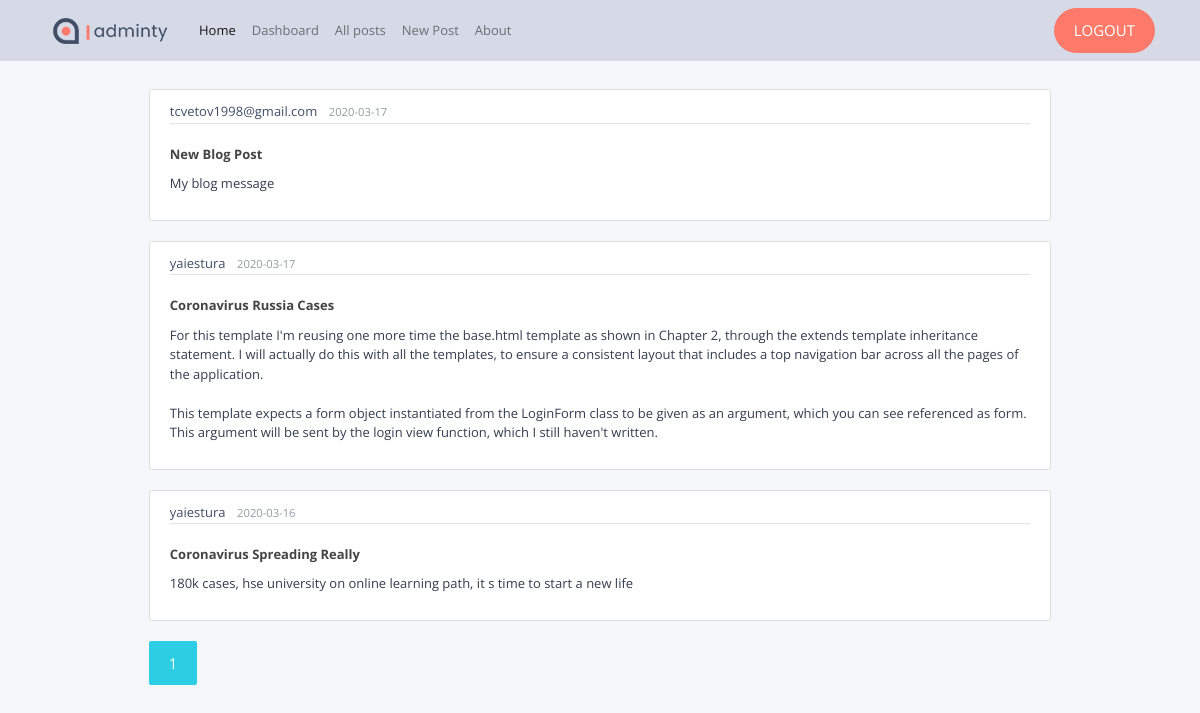
Page /posts (signed in) on the earlier database version.
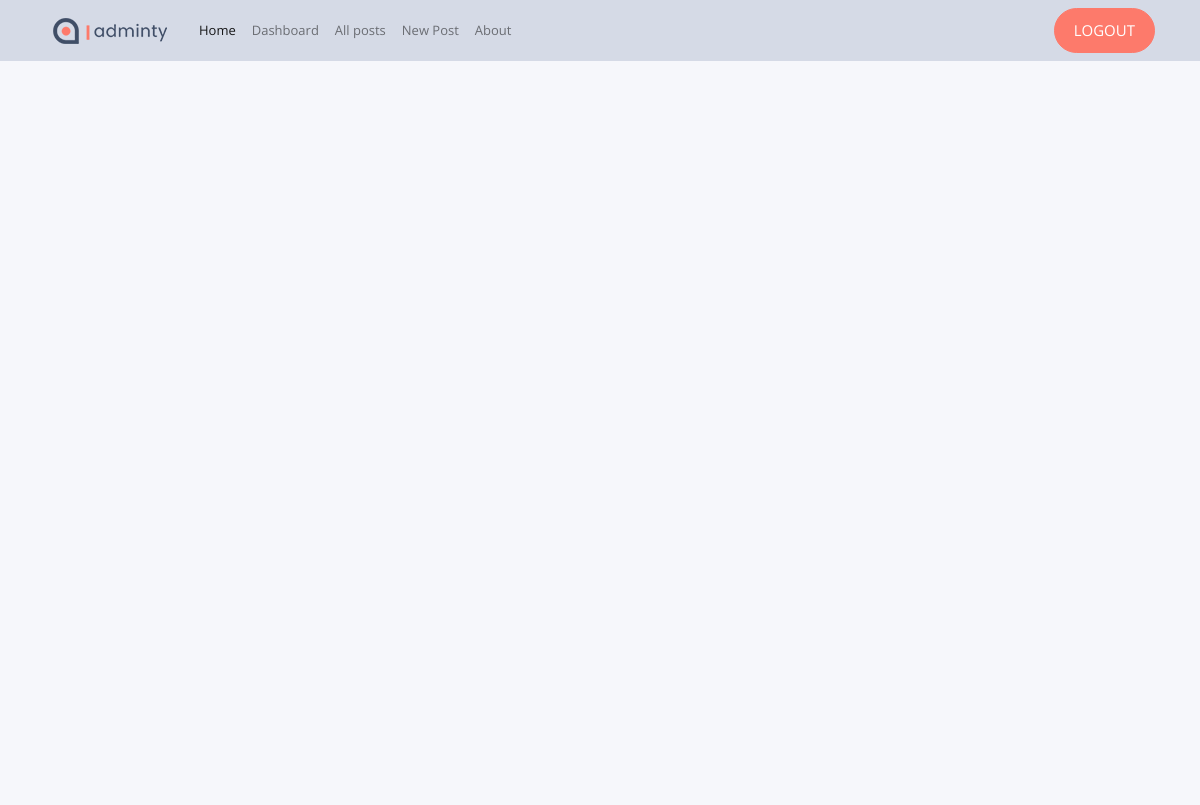
Same page on the later database version.
### app/models.py (models this page shows, shortened)
class Post(db.Model):
    __tablename__ = 'post'
    id = db.Column(db.Integer, primary_key=True)
    title = db.Column(db.String(100), nullable=False)
    date_posted = db.Column(db.DateTime, nullable=False, default=datetime.utcnow)
    content = db.Column(db.Text, nullable=False)
    user_id = db.Column(db.Integer, db.ForeignKey('user.id'), nullable=False)

class User(db.Model, UserMixin):
    __tablename__ = 'user'
    id = db.Column(db.Integer, primary_key=True)
    username = db.Column(db.String(20), unique=True, nullable=False)
    email = db.Column(db.String(120), unique=True, nullable=False)
    image_file = db.Column(db.String(20), nullable=False, default='static/images/social/profile.jpg')
    password = db.Column(db.String(60), nullable=True)
    member_since = db.Column(db.DateTime(), default=datetime.utcnow)
    posts = db.relationship('Post', backref='user', lazy=True)
    profile = db.relationship('UserProfile', backref='user', lazy=True)

### app/views/posts/routes.py (the view)
@posts.route("/posts", methods=['GET', 'POST'])
@login_required
def all_posts():
    page = request.args.get('page', 1, type=int)
    posts = Post.query.order_by(Post.date_posted.desc()).paginate(page=page, per_page=5)
    return render_template('posts/posts.html', posts=posts)

### app/models.py (called while the page is built)
@login_manager.user_loader
def load_user(user_id):
    return User.query.get(int(user_id))

### app/templates/posts/posts.html
{% extends "posts/layout.html" %}
{% block content %}
    {% for post in posts.items %}
        <article class="media content-section">
          <div class="media-body">
            <div class="article-metadata">
              <a class="mr-2" href="{{ url_for('posts.user_posts', username=post.user.username) }}">{{ post.user.username }}</a>
              <small class="text-muted">{{ post.date_posted.strftime('%Y-%m-%d') }}</small>
            </div>
            <h2><b><a class="article-title" href="{{ url_for('posts.post', post_id=post.id) }}">{{ post.title }}</b></a></h2>
            <p class="article-content">{{ post.content }}</p>
          </div>
        </article>
    {% endfor %}
    {% for page_num in posts.iter_pages(left_edge=1, right_edge=1, left_current=1, right_current=2) %}
      {% if page_num %}
        {% if posts.page == page_num %}
          <a class="btn btn-info mb-4" href="{{ url_for('posts.all_posts', page=page_num) }}">{{ page_num }}</a>
        {% else %}
          <a class="btn btn-outline-info mb-4" href="{{ url_for('posts.all_posts', page=page_num) }}">{{ page_num }}</a>
        {% endif %}
      {% else %}
        ...
      {% endif %}
    {% endfor %}
{% endblock content %}

### app/templates/posts/layout.html (shortened to what this page needs)
<!DOCTYPE html>
<html>
<head>
    <link rel="stylesheet" type="text/css" href="{{ url_for('static', filename='bower_components/bootstrap/css/bootstrap.min.css')}}">
    <link rel="stylesheet" type="text/css" href="{{ url_for('static', filename='icon/feather/css/feather.css')}}">
    <link rel="stylesheet" type="text/css" href="{{ url_for('static', filename='css/style.css')}}">
    <link rel="stylesheet" type="text/css" href="{{ url_for('static', filename='css/jquery.mCustomScrollbar.css')}}">
</head>
<body>
    <div id="pcoded" class="pcoded">
        <div class="pcoded-container navbar-wrapper">
            <nav class="navbar navbar-expand-lg navbar-light navbar-default navbar-fixed-top past-main effect-main" role="navigation">
            <div class="container">
                    <a class="navbar-brand page-scroll" href="#main"><img src="{{ url_for('static', filename='pages/landing/logos/logo.png')}}" alt="adminity Logo"></a>
                    <div class="collapse navbar-collapse" id="navbarSupportedContent">
                        <ul class="navbar-nav mr-auto">
                            {% if current_user.is_authenticated %}
                                <li class="nav-item active">
                                    <a class="nav-link" href="{{ url_for('main.home')}}">Home</a>
                                </li>
                                <li class="nav-item">
                                    <a class="nav-link" href="{{ url_for('main.dashboard')}}">Dashboard</a>
                                </li>
                                <li class="nav-item">
                                    <a class="nav-link" href="{{ url_for('posts.all_posts') }}">All posts</a>
                                </li>
                                <li class="nav-item">
                                    <a class="nav-link" href="{{ url_for('posts.new_post') }}">New Post</a>
                                </li>
                                <li class="nav-item">
                                    <a class="nav-link" href="{{ url_for('main.about')}}">About</a>
                                </li>
                            {% endif %}
                        </ul>
                        <ul>
                            {% if current_user.is_authenticated %}
                                <li>
                                <a href="{{ url_for('users.logout') }}" class="btn btn-round" type="button" style="background-color: #fd7a6b !important; border-color: #fd7a6b !important; color: #fff !important;">
                                    LOGOUT
                                </a>
                                </li>
                            {% else %}
                                <li>
                                <a href="{{url_for('users.login')}}" class="btn btn-round" type="button" style="background-color: #fd7a6b !important; border-color: #fd7a6b !important; color: #fff !important;">
                                    LOGIN
                                </a>
                                </li>
                            {% endif %}
                            </ul>
                    </div>
                </div>
            </nav>
            <div class="pcoded-main-container">
                <div class="posts-wrapper">
                    <div class="row">
                        <div class="col-sm-12 col-xl-12">
                            <div class="main-body">
                                <div class="page-wrapper">
                                    <div class="page-body">
                                        {% block content %}
                                        {% endblock %}
                                    </div>
                                </div>
                            </div>
                        </div>
                    </div>
                </div>
            </div>
        </div>
    </div>
</html>

Differences in the rows shown:
removed Post: user.username "tcvetov1998@gmail.com", date_posted "2020-03-17", title "New Blog Post", content "My blog message"
removed Post: user.username "yaiestura", date_posted "2020-03-17", title "Coronavirus Russia Cases", content "For this template I'm reusing one more time the base.html template as shown in Chapter 2, through the extends template inheritance statement. I will actually do this with all the templates, to ensure a consistent layout that includes a top navigation bar across all the pages of the application. This template expects a form object instantiated from the LoginForm class to be given as an argument, which you can see referenced as form. This argument will be sent by the login view function, which I still haven't written."
removed Post: user.username "yaiestura", date_posted "2020-03-16", title "Coronavirus Spreading Really", content "180k cases, hse university on online learning path, it s time to start a new life"
Other differences:
list line gone: "1"
